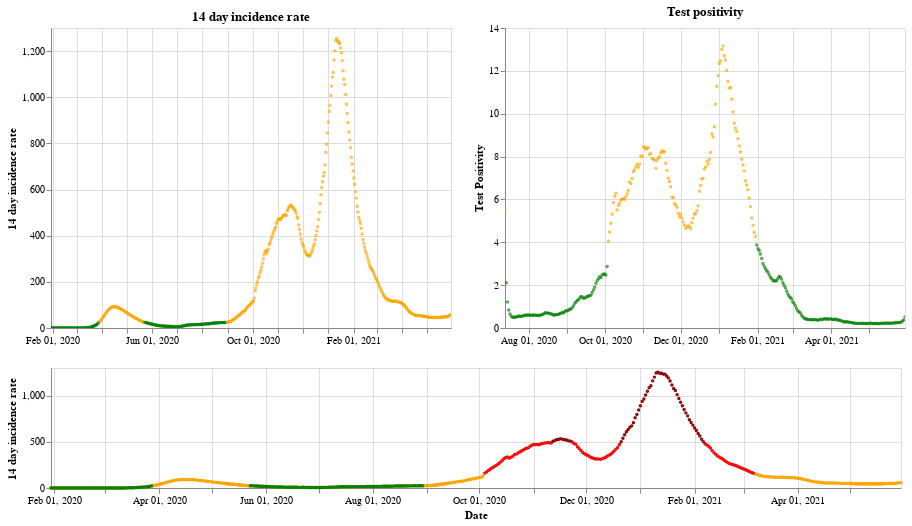

The notebook cell saved with this chart:
### Markdown cell above
## England

### Code cell
plot_traffic_light('England')

### Figure 1 — Vega-Lite specification as saved in the notebook (floating-point values rounded to 4 significant figures; data arrays with more than 128 entries replaced by an {"elided": "..."} marker saying what was removed)
{"config": {"view": {"continuousWidth": 400, "continuousHeight": 300}}, "vconcat": [{"hconcat": [{"mark": {"type": "point", "size": 2}, "encoding": {"color": {"condition": {"value": "green", "test": "(datum.twoWeeklyCasesRate <= 25)"}, "value": "orange"}, "tooltip": [{"type": "nominal", "field": "areaName"}, {"type": "temporal", "field": "date"}, {"type": "quantitative", "field": "twoWeeklyCasesRate"}, {"type": "quantitative", "field": "testPositivity"}], "x": {"type": "temporal", "axis": {"title": ""}, "field": "date", "scale": {"domain": {"selection": "DateBrush"}}, "timeUnit": "yearmonthdate"}, "y": {"type": "quantitative", "axis": {"title": "14 day incidence rate"}, "field": "twoWeeklyCasesRate"}}, "title": "14 day incidence rate", "width": 400}, {"mark": {"type": "point", "size": 2}, "encoding": {"color": {"condition": {"value": "green", "test": "(datum.testPositivity <= 4)"}, "value": "orange"}, "tooltip": [{"type": "nominal", "field": "areaName"}, {"type": "temporal", "field": "date"}, {"type": "quantitative", "field": "twoWeeklyCasesRate"}, {"type": "quantitative", "field": "testPositivity"}], "x": {"type": "temporal", "axis": {"title": ""}, "field": "date", "scale": {"domain": {"selection": "DateBrush"}}, "timeUnit": "yearmonthdate"}, "y": {"type": "quantitative", "axis": {"title": "Test Positivity"}, "field": "testPositivity"}}, "title": "Test positivity", "width": 400}]}, {"layer": [{"mark": {"type": "point", "size": 2}, "encoding": {"color": {"condition": {"value": "orange", "test": "((50 && datum.twoWeeklyCasesRate) < 150)"}, "value": "red"}, "opacity": {"condition": {"value": 1, "test": "((50 && datum.twoWeeklyCasesRate) < 500)"}, "value": 0}, "tooltip": [{"type": "nominal", "field": "areaName"}, {"type": "temporal", "field": "date"}, {"type": "quantitative", "field": "twoWeeklyCasesRate"}, {"type": "quantitative", "field": "testPositivity"}], "x": {"type": "temporal", "axis": {"title": "Date"}, "field": "date", "timeUnit": "yearmonthdate"}, "y": {"type": "quantitative", "axis": {"title": "14 day incidence rate"}, "field": "twoWeeklyCasesRate"}}, "selection": {"DateBrush": {"type": "interval", "encodings": ["x"], "fields": ["Time"]}}, "width": 850}, {"mark": {"type": "point", "size": 2}, "encoding": {"color": {"value": "darkred"}, "opacity": {"condition": {"value": 1, "test": "(datum.twoWeeklyCasesRate >= 500)"}, "value": 0}, "tooltip": [{"type": "nominal", "field": "areaName"}, {"type": "temporal", "field": "date"}, {"type": "quantitative", "field": "twoWeeklyCasesRate"}, {"type": "quantitative", "field": "testPositivity"}], "x": {"type": "temporal", "axis": {"title": "Date"}, "field": "date", "timeUnit": "yearmonthdate"}, "y": {"type": "quantitative", "axis": {"title": "14 day incidence rate"}, "field": "twoWeeklyCasesRate"}}, "width": 400}, {"mark": {"type": "point", "size": 2}, "encoding": {"color": {"condition": {"value": "green", "test": "((4 && datum.twoWeeklyCasesRate) < 25)"}, "value": "orange"}, "opacity": {"condition": {"value": 1, "test": "(datum.twoWeeklyCasesRate < 50)"}, "value": 0}, "tooltip": [{"type": "nominal", "field": "areaName"}, {"type": "temporal", "field": "date"}, {"type": "quantitative", "field": "twoWeeklyCasesRate"}, {"type": "quantitative", "field": "testPositivity"}], "x": {"type": "temporal", "axis": {"title": "Date"}, "field": "date", "timeUnit": "yearmonthdate"}, "y": {"type": "quantitative", "axis": {"title": "14 day incidence rate"}, "field": "twoWeeklyCasesRate"}}, "width": 400}], "height": 120, "width": 800}], "data": {"name": "data-371ff7db5c90c40d2090fb88b771da36"}, "$schema": "https://vega.github.io/schema/vega-lite/v4.8.1.json", "datasets": {"data-371ff7db5c90c40d2090fb88b771da36": {"elided": "487 records"}}}
